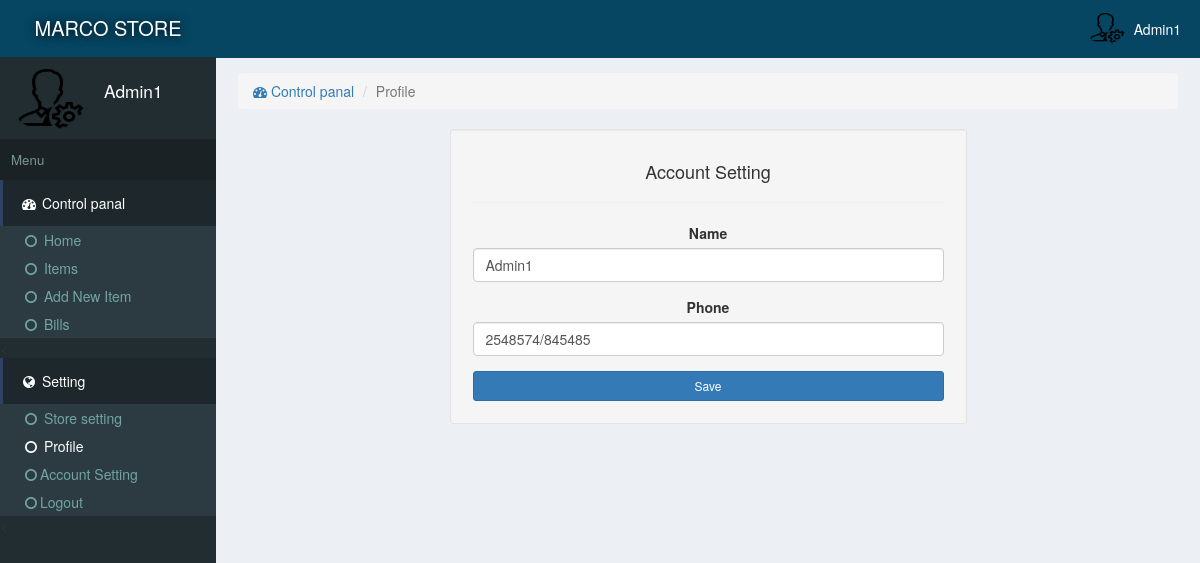
The app's page /profile.php (signed in) with its own data.
### tables this page shows
CREATE TABLE `site` (
  `id` int(11) NOT NULL,
  `title` varchar(222) NOT NULL,
  `name` varchar(222) NOT NULL
);

CREATE TABLE `users` (
  `id` int(11) NOT NULL,
  `email` varchar(222) NOT NULL,
  `password` varchar(222) NOT NULL,
  `name` varchar(222) NOT NULL,
  `pic` varchar(222) NOT NULL,
  `number` varchar(222) NOT NULL,
  `date` timestamp NOT NULL DEFAULT current_timestamp()
);

### assets/function.php (called while the page is built, shortened)
<?php
function siteName()
{
	global $con;
	$array = $con->query("select * from site where id='1'");
	$row = $array->fetch_assoc();
	return $row['name'];
}
 ?>

### assets/db.php (called while the page is built, shortened)
<?php
    $con = new mysqli('localhost','root','','store');
    $array = $con->query("select * from users where id ='$_SESSION[userId]'");
    $user = $array->fetch_assoc();
?>

### profile.php (the view, shortened to what this page needs)
<?php require "assets/function.php" ?>
<?php require 'assets/db.php';?>
<!DOCTYPE html>
<html>
<head>
  <?php require "assets/autoloader.php" ?>
</head>
<body style="background: #ECF0F5;padding:0;margin:0">
<div class="dashboard" style="position: fixed;width: 18%;height: 100%;background:#222D32">
  <div style="background:#064663;padding: 14px 3px;color:white;font-size: 15pt;text-align: center;text-shadow: 1px 1px 11px black">
    <a href="index.php" style="color: white;text-decoration: none;"><?php echo strtoupper(siteName()); ?> </a>
  </div>
  <div class="flex" style="padding: 3px 7px;margin:5px 2px;">
    <div><img src="photo/<?php echo $user['pic'] ?>" class='img-circle' style='width: 77px;height: 66px'></div>
    <div style="color:white;font-size: 13pt;padding: 14px 7px;margin-left: 11px;"><?php echo ucfirst($user['name']); ?></div>
  </div>
  <div style="background: #1A2226;font-size: 10pt;padding: 11px;color: #79978F">Menu</div>
  <div>
    <div style="background:#1E282C;color: white;padding: 13px 17px;border-left: 3px solid #2D4263;"><span><i class="fa fa-dashboard fa-fw"></i> Control panal</span></div>
    <div class="item">
      <ul class="nostyle zero">
        <a href="index.php"><li ><i class="fa fa-circle-o fa-fw"></i> Home</li></a>
        <a href="inventeries.php"><li><i class="fa fa-circle-o fa-fw"></i> Items</li></a>
       <a href="addnew.php"><li ><i class="fa fa-circle-o fa-fw"></i>  Add New Item</li></a>
        <a href="reports.php"><li><i class="fa fa-circle-o fa-fw"></i> Bills</li></a>
      </ul><
    </div>
  </div>
  <div style="background:#1E282C;color: white;padding: 13px 17px;border-left: 3px solid #2D4263;"><span><i class="fa fa-globe fa-fw"></i> Setting</span></div>
  <div class="item">
      <ul class="nostyle zero">
        <a href="sitesetting.php"><li><i class="fa fa-circle-o fa-fw"></i> Store setting</li></a>
       <a href="profile.php"><li style="color: white"><i class="fa fa-circle-o fa-fw"></i> Profile</li></a>
        <a href="accountSetting.php"><li><i class="fa fa-circle-o fa-fw"></i>Account Setting</li></a>
        <a href="logout.php"><li><i class="fa fa-circle-o fa-fw"></i>Logout</li></a>
      </ul><
    </div>
</div>
<div class="marginLeft" >
  <div style="color:white;background:#064663" >
    <div class="pull-right flex rightAccount" style="padding-right: 11px;padding: 11px;">
      <div><img src="photo/<?php echo $user['pic'] ?>" style='width: 41px;height: 33px;' class='img-circle'></div>
      <div style="padding: 8px"><?php echo ucfirst($user['name']) ?></div>
    </div>
  </div>
  <div class="content2">
    <ol class="breadcrumb ">
        <li><a href="index.php"><i class="fa fa-dashboard"></i> Control panal</a></li>
        <li class="active">Profile</li>
    </ol>
    <div style="width: 55%;margin: auto;padding: 22px;" class="well well-sm center">
      <h4>Account Setting</h4><hr>
      <form method="POST">
         <div class="form-group">
            <label for="some" class="col-form-label">Name</label>
            <input type="text" name="name" class="form-control" value="<?php echo $user['name'] ?>" id="some" required>
          </div>
          <div class="form-group">
            <label for="some" class="col-form-label">Phone</label>
            <input type="text" name="number" value="<?php echo $user['number'] ?>" class="form-control" id="some"  required>
          </div>
          <div class="center">
            <button class="btn btn-primary btn-sm btn-block" name="saveSetting">Save</button>
          </div>
        </form>
    </div>
</div>
</body>
</html>

### records on screen
site: name "MARCO STORE"
users: pic (picture), name "Admin1", number "2548574/845485"
